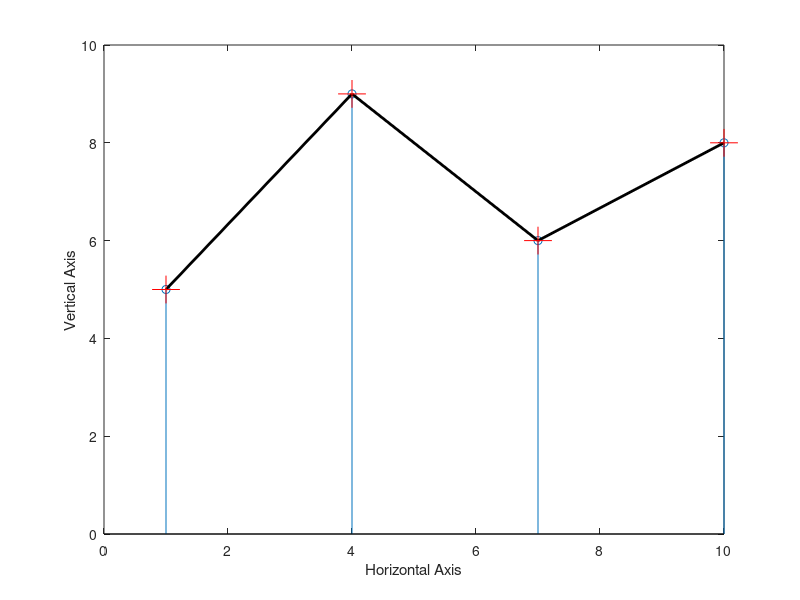

This chart was generated by the following MATLAB code: (Note: this script raises an error after producing the figure.)
%% PREAMBLE
% DO NOT REMOVE THE LINE BELOW
clear;




%% QUESTION 1: COMMENTING
% =======================

% Copy and comment every line of the following MATLAB script. Say what
% each line is doing in your comment. Explain each MATLAB line by using
% no more than one comment line, as done in the first line below. Run and
% publish the script:
a=zeros(1,10) % Generate and print a 1x10 row vector of zeros
b=ones(4,2)  
c=size(b);      
abs([-2.2 , 3])  
floor(1.6)       
d=[1:-2.5:-9];   
f=d(2); g=sin(pi/2);     
K=[1.4, 2.3; 5.1, 7.8];     
m=K(1,2);                   
n=K(:,2);                  
p=K(1,2);                   
comp = 10+40i;              
real(comp)                 
imag(comp)                 
abs(comp)                   
angle(comp)                
disp('haha, MATLAB is fun');    
3^2                             
4==4                           
[2==8 3~=5]                     
x=[1:3:10];                    
y=[5 9 6 8];                   
tic; pause(0.2); toc          

q = zeros(10,1);               
for ii = 1:10                  
    q(ii) = ii^2;              
end                             
figure(129);                  
stem(x,y)                      
hold on;                       
plot(x,y, 'k', 'linewidth', 2)     
plot(x,y,'+r', 'markersize', 20); 
hold off;                   
xlabel('Horizontal Axis')     
ylabel('Vertical Axis')        




%% QUESTION 2: PLOTTING
% =======================

%% 2(a) PLOT RESULT



%% 2(b) PLOT RESULT



%% 2(c) PLOT RESULT



%% QUESTION 3: COMPLEX ROOTS
% =======================

%% 3(a) WRITE FUNCTION IN SEPARATE FILE (TEMPLATE PROVIDED)
type('myroots.m')


%% 3(b) ANSWER QUESTION



%% 3(c) OUTPUT RESULTS



